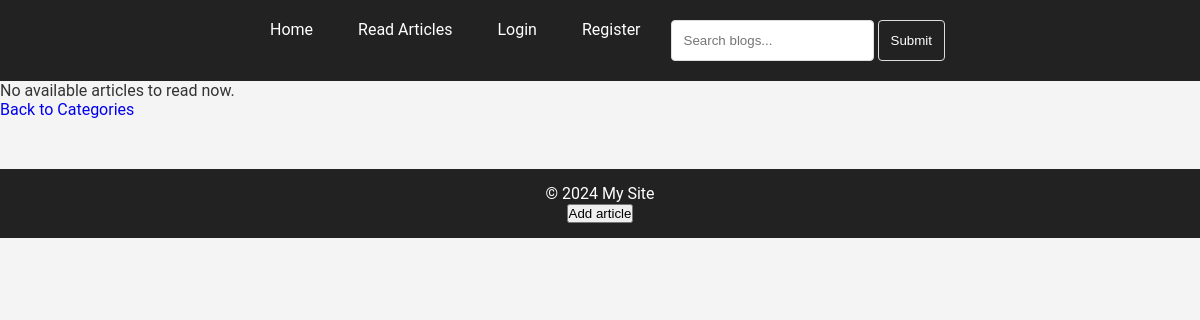
The page /blogs/articles-list/3/ on the database as committed earlier.
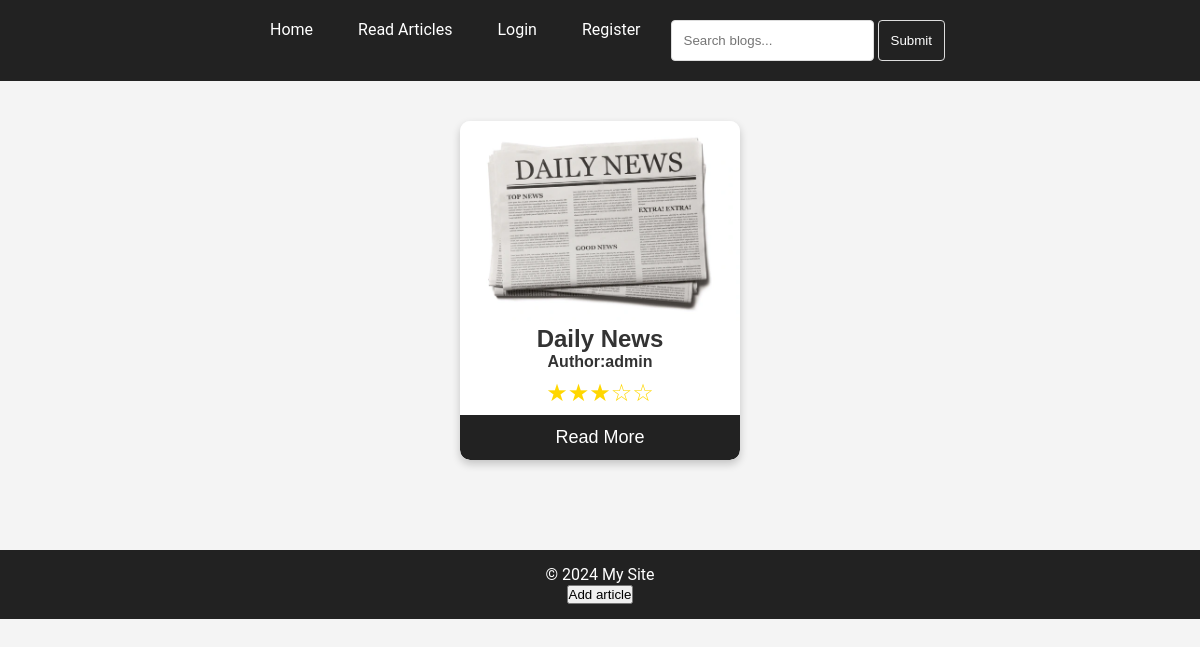
The same page on the database as committed later.
### blogs/models.py (models this page shows, shortened)
class Articles(models.Model):
    title = models.CharField(max_length=256, blank=True, null=True)
    author = models.ForeignKey(settings.AUTH_USER_MODEL, on_delete=models.CASCADE)
    category = models.ForeignKey(Category, on_delete=models.CASCADE)
    text = models.TextField(blank=True, null=True)
    star_given = models.IntegerField(
        default=0,
        validators=[
            MinValueValidator(0),
            MaxValueValidator(5)
        ]
    )
    image = models.ImageField(upload_to='article_images/', blank=True, null=True,
                              default='default_images/not_available.png')
    created_at = models.DateTimeField(auto_now_add=True)
    updated_at = models.DateTimeField(auto_now=True)
    class Meta:
        db_table = 'articles'

### users/models.py (models this page shows)
class CustomUser(AbstractUser):
    image = models.ImageField(upload_to='users_images/', blank=True, null=True, default='default_images/user_image.png')
    groups = models.ManyToManyField(
        Group,
        related_name='custom_user_set',
        blank=True,
        help_text=(
            'The groups this user belongs to. A user will get all permissions '
            'granted to each of their groups.'
        ),
        related_query_name='custom_user',
    )
    user_permissions = models.ManyToManyField(
        Permission,
        related_name='custom_user_set',
        blank=True,
        help_text='Specific permissions for this user.',
        related_query_name='custom_user',
    )
    class Meta:
        db_table = 'customuser'
    def __str__(self):
        return f'{self.username}'

### blogs/views.py (the view)
# urls.py: path('articles-list/<int:pk>/', ArticlesListView.as_view(), name='articles-list'),
class ArticlesListView(View):
    def get(self, request, pk):
        articles = Articles.objects.filter(category=pk)
        context = {
            'articles': articles,
        }
        return render(request, 'blogs/articles_list.html', context=context)

### templates/blogs/articles_list.html
{% extends 'base.html' %}
{% block content %}
    {% if articles %}
        <div class="cards">
            {% for a in articles %}
                <div class="card">
                    <img src="{{ a.image.url }}" alt="Not found" class="card-img">
                    <h2>{{a.title}}</h2>
                    <h4>Author:{{a.author}}</h4>
                    <div class="star-rating" data-rating="{{ a.star_given }}">
                        <span class="stars"></span>
                    </div>
                    <a href="{% url 'blogs:articles-detail' a.pk %}"><button>Read More</button></a>
                </div>
            {% endfor %}
        </div>
    {% else %}
        <p>No available articles to read now.</p>
        <a href="{% url 'blogs:category-list' %}">Back to Categories</a>
    {% endif %}
{% endblock content %}

Rows that differ between the two databases and show on the page:
added Articles: image (picture), title "Daily News", author "admin"
Other text that changed with them:
text no longer shown: "No available articles to read now. Back to Categories"
